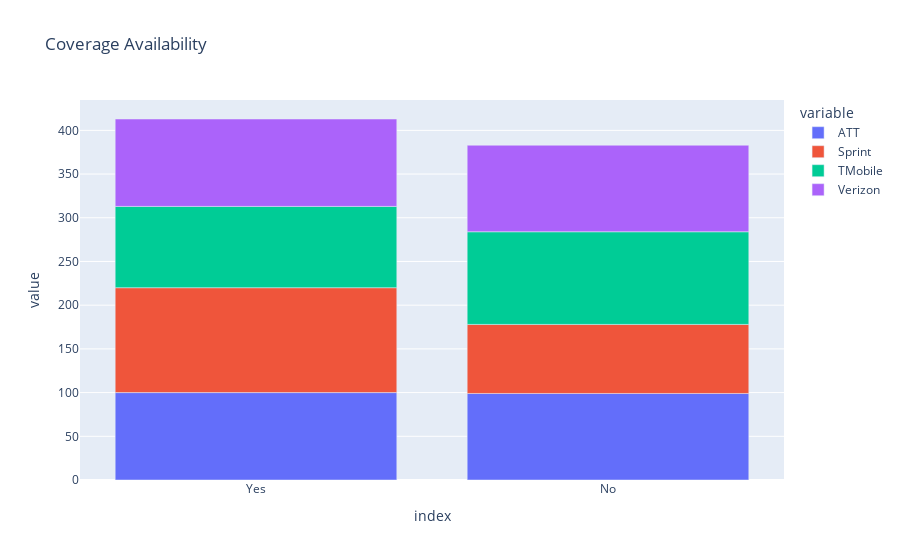

Write notebook code for a chart like this one.
### Code cell
fig = px.bar(counts, x=counts["index"], y=["ATT", "Sprint", "TMobile", "Verizon"],title="Coverage Availability")
fig.show()

### Figure 1 — Plotly figure (JSON) as saved in the notebook; plotly's stock layout.template omitted (floating-point values rounded to 4 significant figures)
{"data": [{"alignmentgroup": "True", "hovertemplate": "variable=ATT<br>index=%{x}<br>value=%{y}<extra></extra>", "legendgroup": "ATT", "marker": {"color": "#636efa"}, "name": "ATT", "offsetgroup": "ATT", "orientation": "v", "showlegend": true, "textposition": "auto", "type": "bar", "x": ["Yes", "No"], "xaxis": "x", "y": [100, 99], "yaxis": "y"}, {"alignmentgroup": "True", "hovertemplate": "variable=Sprint<br>index=%{x}<br>value=%{y}<extra></extra>", "legendgroup": "Sprint", "marker": {"color": "#EF553B"}, "name": "Sprint", "offsetgroup": "Sprint", "orientation": "v", "showlegend": true, "textposition": "auto", "type": "bar", "x": ["Yes", "No"], "xaxis": "x", "y": [120, 79], "yaxis": "y"}, {"alignmentgroup": "True", "hovertemplate": "variable=TMobile<br>index=%{x}<br>value=%{y}<extra></extra>", "legendgroup": "TMobile", "marker": {"color": "#00cc96"}, "name": "TMobile", "offsetgroup": "TMobile", "orientation": "v", "showlegend": true, "textposition": "auto", "type": "bar", "x": ["Yes", "No"], "xaxis": "x", "y": [93, 106], "yaxis": "y"}, {"alignmentgroup": "True", "hovertemplate": "variable=Verizon<br>index=%{x}<br>value=%{y}<extra></extra>", "legendgroup": "Verizon", "marker": {"color": "#ab63fa"}, "name": "Verizon", "offsetgroup": "Verizon", "orientation": "v", "showlegend": true, "textposition": "auto", "type": "bar", "x": ["Yes", "No"], "xaxis": "x", "y": [100, 99], "yaxis": "y"}], "layout": {"barmode": "relative", "legend": {"title": {"text": "variable"}, "tracegroupgap": 0}, "title": {"text": "Coverage Availability"}, "xaxis": {"anchor": "y", "domain": [0, 1], "title": {"text": "index"}}, "yaxis": {"anchor": "x", "domain": [0, 1], "title": {"text": "value"}}}}
